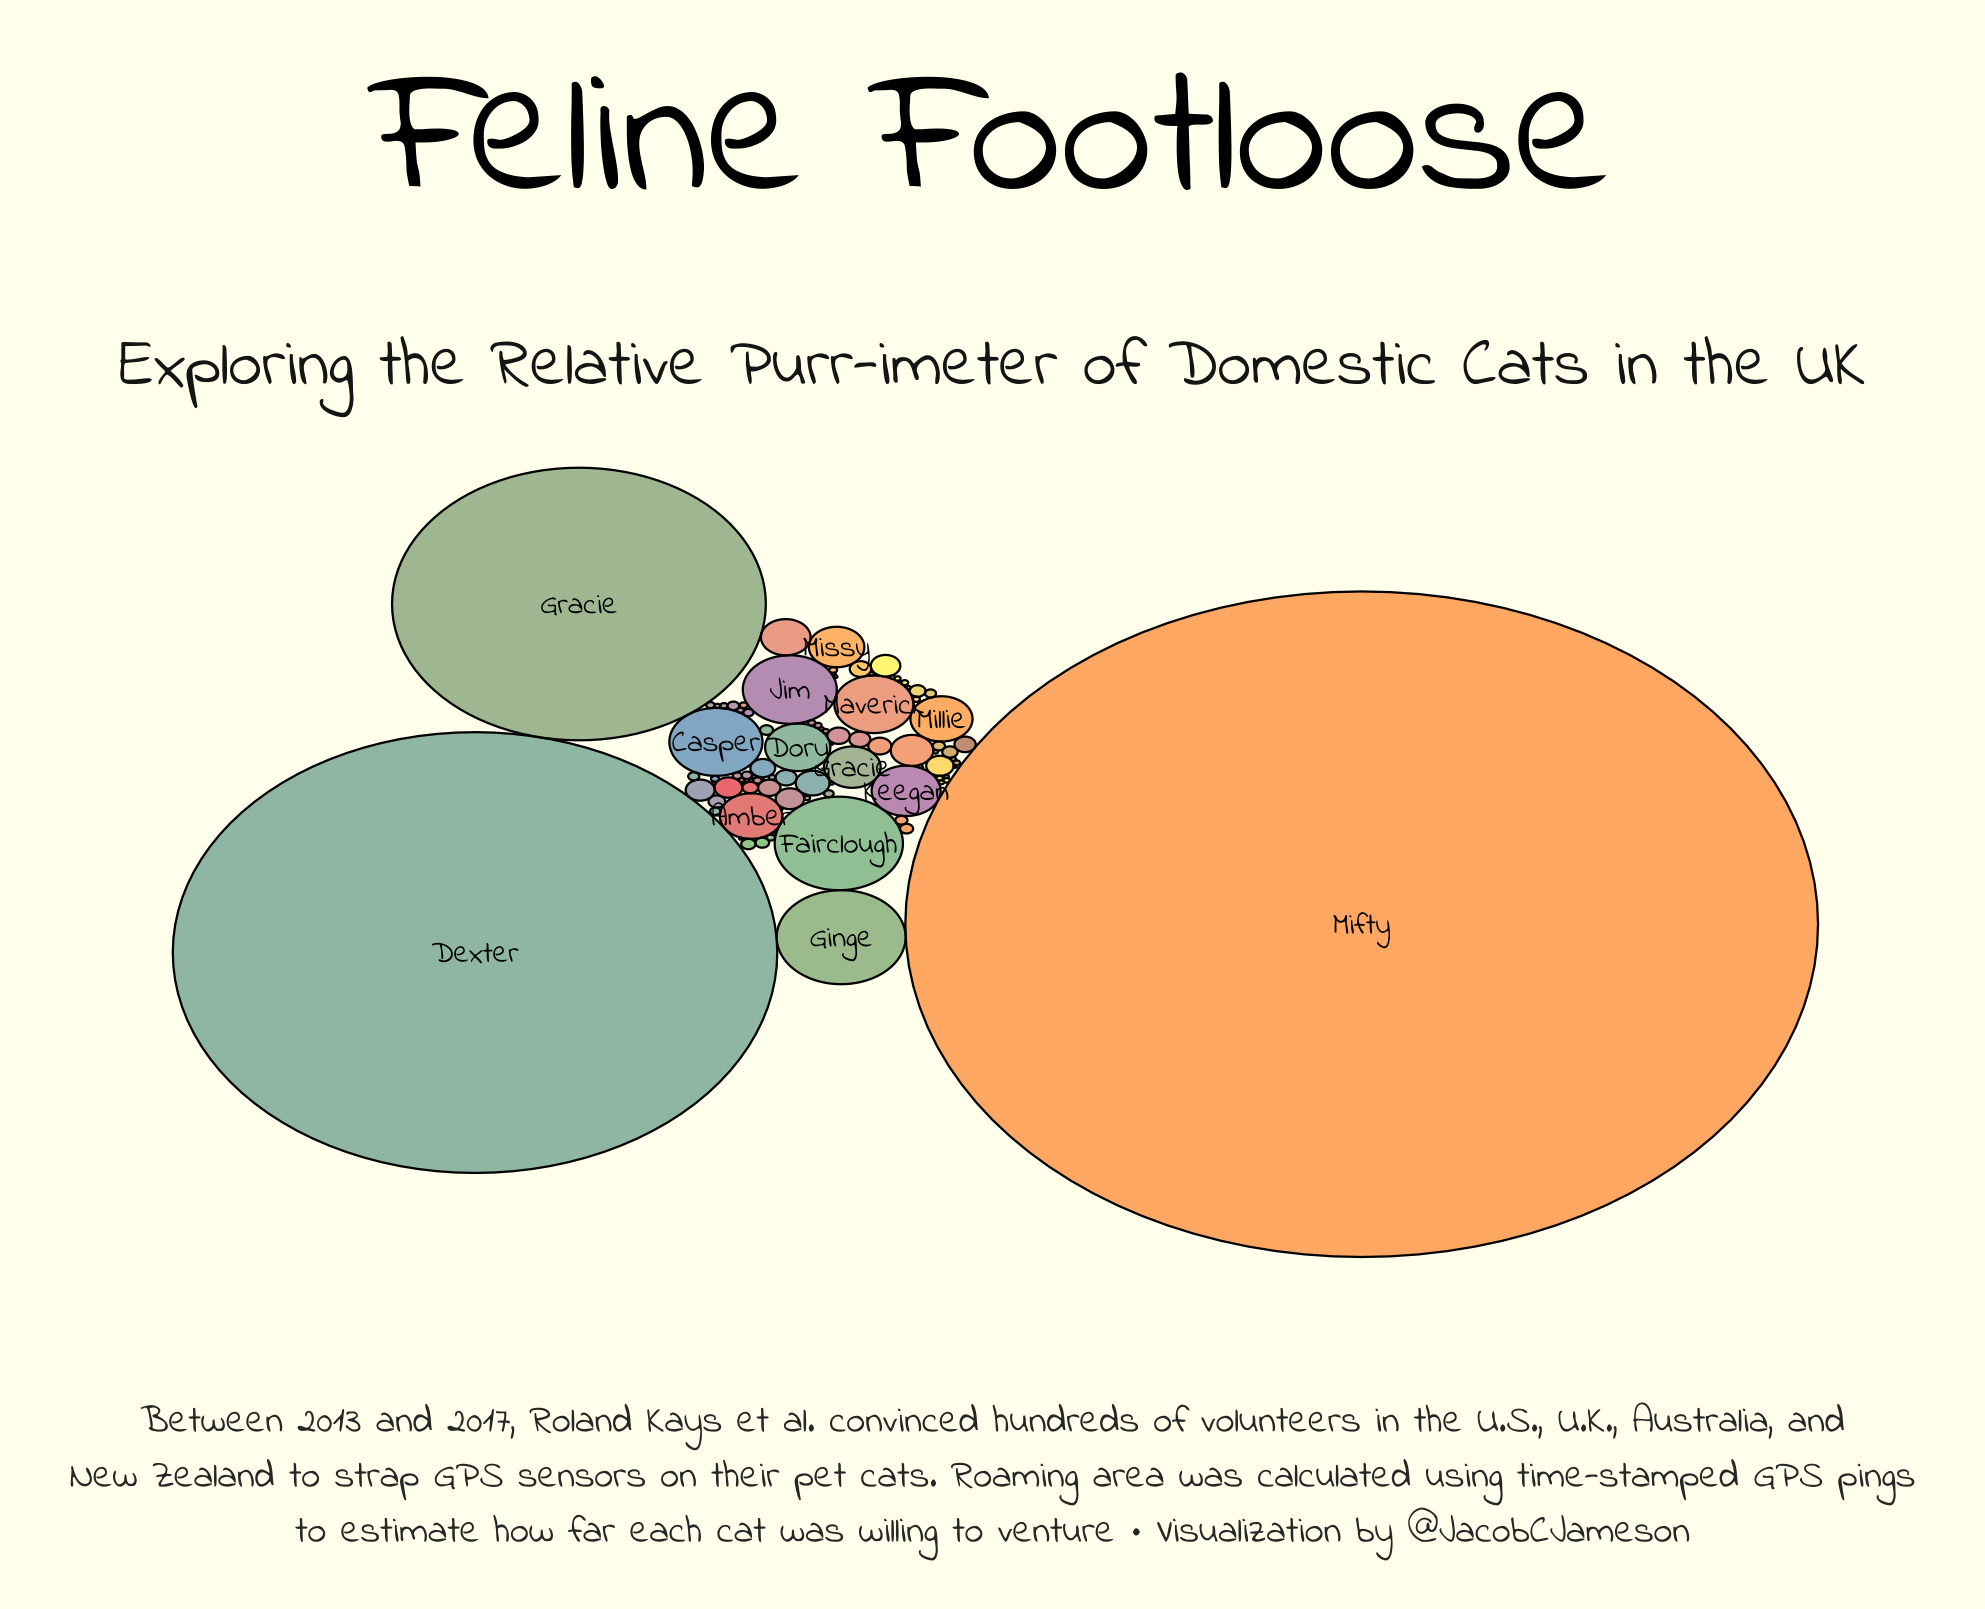

Recreate this plot in R.
# ------------------------------------------------------------------------
# WEEK 5 #TidyTuesday
# AUTHOR: Jacob Jameson
# THEME: "Cats"
# ------------------------------------------------------------------------

# load packages ----------------------------------------------------------
rm(list = ls())

libs <- c("tidyverse", "tidytuesdayR", "broom",
          "wesanderson", "ggrepel", "ggtext", "showtext", "packcircles", 
          "lubridate", "ggExtra", "geosphere", "data.table",
          "viridis")

installed_libs <- libs %in% rownames (installed.packages ())
if (any (installed_libs == F)) {
  install.packages (libs[!installed_libs])
}

invisible(lapply (libs, library, character.only = T))

font_add_google("Indie Flower")
showtext_auto()


# load dataset ------------------------------------------------------------

tuesdata <- tidytuesdayR::tt_load('2023-01-31')

cats_uk <- tuesdata$cats_uk
cats_uk_reference <- tuesdata$cats_uk_reference


# wrangle data ------------------------------------------------------------

cats <- setDT(cats_uk)

findCentroid <- function(location_long, location_lat, ...){
  centroid(cbind(location_long, location_lat), ...)
}

cats[, c("cent_long", "cent_lat") := as.list(
  findCentroid(location_long, location_lat)),
  by = tag_id]

cats$distance <- distHaversine(cats[,c('location_lat','location_long')], 
                               cats[,c('cent_lat','cent_long')])

cats <- data.frame(cats) %>%
  group_by(tag_id) %>%
  summarise(diameter = max(distance)*2,
            area = 3.1459*(diameter/2)**2)


cats <- merge(cats, select(cats_uk_reference, c('tag_id', 'animal_id')), 
              on='tag_id') %>%
  select(animal_id, diameter, area)

cats$animal_id <- ifelse(cats$animal_id == 'Gracie_2', 'Gracie', cats$animal_id)
cats$animal_id <- ifelse(cats$animal_id == 'Dexter2', 'Dexter', cats$animal_id)

cats <- cats %>%
  mutate(animal_id = ifelse(diameter < 8000, '', animal_id))

packing <- circleProgressiveLayout(cats$area, sizetype='area')
packing$radius <-packing$radius

data <- cbind(cats, packing)
dat.gg <- circleLayoutVertices(packing, npoints=100)



# theme --------------------------------------------------------------------

theme_set(theme_minimal(base_family = "Indie Flower"))

theme_update(
  axis.title = element_blank(),
  axis.text = element_blank(),
  legend.title = element_blank(),
  axis.text.x = element_blank(),
  axis.text.y = element_blank(),
  axis.ticks = element_blank(),
  panel.grid = element_blank(),
  plot.margin = margin(20, 40, 20, 40),
  legend.position = 'top',
  text = element_text(color = "black", size = 55),
  plot.background = element_rect(fill = "#FFFFEF", color = NA), 
  panel.background = element_rect(fill = "#FFFFEF", color = NA), 
  legend.title.align=0.5,
  plot.title = element_text(
    color = "black", 
    size = 88, 
    face = "bold",
    margin = margin(t = 15),
    hjust = 0.5
  ),
  plot.subtitle = element_text(
    color = "grey10", 
    size = 32,
    lineheight = 1.35,
    margin = margin(t = 15),
    hjust = 0.5
  ),
  plot.title.position = "plot",
  plot.caption.position = "plot",
  plot.caption = element_text(
    color = "grey20", 
    size = 18,
    lineheight = 1.2, 
    hjust = 0.5,
    margin = margin(t = 50) 
  ))



# plot --------------------------------------------------------------------



ggplot() + 
  geom_polygon(data = dat.gg, aes(x, y, group = id, fill=id), 
               colour = "black", alpha = 0.6) +
  scale_size_continuous(range = c(1,4)) +
  scale_fill_distiller(palette = "Set1", direction = 1 ) +
  geom_text(data = data, aes(x, y, size=area, label = animal_id), 
            color="black", family = 'Indie Flower', size =5) +
  theme(legend.position="none") + 
  labs(caption= str_wrap("Between 2013 and 2017, Roland Kays et al. 
                         convinced hundreds of volunteers in the U.S., 
                         U.K., Australia, and New Zealand to strap GPS 
                         sensors on their pet cats. Roaming area was calculated using
                         time-stamped GPS pings to estimate how far each cat was willing to venture
                         • Visualization by @JacobCJameson", 110),
       title="Feline Footloose",
       subtitle = 'Exploring the Relative Purr-imeter of Domestic Cats in the UK') 
